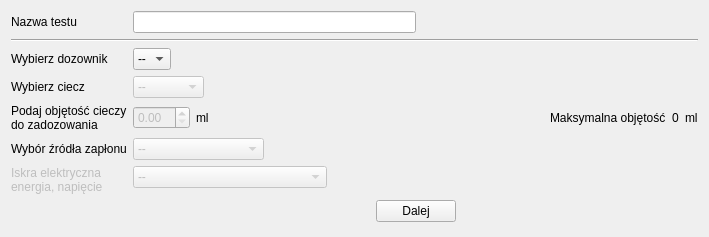
<?xml version="1.0" encoding="UTF-8"?>
<ui version="4.0">
 <class>NowyTest_1</class>
 <widget class="TestPage" name="NowyTest_1">
  <property name="geometry">
   <rect>
    <x>0</x>
    <y>0</y>
    <width>709</width>
    <height>237</height>
   </rect>
  </property>
  <property name="windowTitle">
   <string>Nowy Test</string>
  </property>
  <property name="title" stdset="0">
   <string>Identyfikacja</string>
  </property>
  <property name="subTitle" stdset="0">
   <string/>
  </property>
  <layout class="QFormLayout" name="formLayout">
   <item row="1" column="1">
    <layout class="QHBoxLayout" name="horizontalLayout_6">
     <item>
      <widget class="QLineEdit" name="nameTest"/>
     </item>
     <item>
      <spacer name="horizontalSpacer_2">
       <property name="orientation">
        <enum>Qt::Horizontal</enum>
       </property>
       <property name="sizeHint" stdset="0">
        <size>
         <width>40</width>
         <height>20</height>
        </size>
       </property>
      </spacer>
     </item>
    </layout>
   </item>
   <item row="2" column="0" colspan="2">
    <widget class="Line" name="line">
     <property name="minimumSize">
      <size>
       <width>15</width>
       <height>3</height>
      </size>
     </property>
     <property name="orientation">
      <enum>Qt::Horizontal</enum>
     </property>
    </widget>
   </item>
   <item row="5" column="1">
    <layout class="QHBoxLayout" name="horizontalLayout_5">
     <item>
      <widget class="QComboBox" name="cbDozownik">
       <item>
        <property name="text">
         <string>--</string>
        </property>
       </item>
       <item>
        <property name="text">
         <string>1</string>
        </property>
       </item>
       <item>
        <property name="text">
         <string>2</string>
        </property>
       </item>
       <item>
        <property name="text">
         <string>3</string>
        </property>
       </item>
       <item>
        <property name="text">
         <string>4</string>
        </property>
       </item>
       <item>
        <property name="text">
         <string>5</string>
        </property>
       </item>
      </widget>
     </item>
     <item>
      <spacer name="horizontalSpacer_3">
       <property name="orientation">
        <enum>Qt::Horizontal</enum>
       </property>
       <property name="sizeHint" stdset="0">
        <size>
         <width>40</width>
         <height>20</height>
        </size>
       </property>
      </spacer>
     </item>
    </layout>
   </item>
   <item row="7" column="1">
    <layout class="QHBoxLayout" name="horizontalLayout_4">
     <item>
      <widget class="QComboBox" name="cbCiecz">
       <property name="enabled">
        <bool>false</bool>
       </property>
       <item>
        <property name="text">
         <string>--</string>
        </property>
       </item>
       <item>
        <property name="text">
         <string>Ciecz 1</string>
        </property>
       </item>
       <item>
        <property name="text">
         <string>Ciecz 2</string>
        </property>
       </item>
       <item>
        <property name="text">
         <string>Ciecz 3</string>
        </property>
       </item>
      </widget>
     </item>
     <item>
      <spacer name="horizontalSpacer_4">
       <property name="orientation">
        <enum>Qt::Horizontal</enum>
       </property>
       <property name="sizeHint" stdset="0">
        <size>
         <width>40</width>
         <height>20</height>
        </size>
       </property>
      </spacer>
     </item>
    </layout>
   </item>
   <item row="9" column="1">
    <layout class="QHBoxLayout" name="horizontalLayout">
     <item>
      <widget class="QDoubleSpinBox" name="iloscCieczy">
       <property name="enabled">
        <bool>false</bool>
       </property>
      </widget>
     </item>
     <item>
      <widget class="QLabel" name="lunit">
       <property name="text">
        <string>ml</string>
       </property>
      </widget>
     </item>
     <item>
      <spacer name="horizontalSpacer">
       <property name="orientation">
        <enum>Qt::Horizontal</enum>
       </property>
       <property name="sizeHint" stdset="0">
        <size>
         <width>40</width>
         <height>20</height>
        </size>
       </property>
      </spacer>
     </item>
     <item>
      <widget class="QLabel" name="lMaxvalue">
       <property name="text">
        <string>Maksymalna objętość</string>
       </property>
      </widget>
     </item>
     <item>
      <widget class="QLabel" name="maxcieczy">
       <property name="text">
        <string>0</string>
       </property>
      </widget>
     </item>
     <item>
      <widget class="QLabel" name="lunit2">
       <property name="text">
        <string>ml</string>
       </property>
      </widget>
     </item>
    </layout>
   </item>
   <item row="11" column="1">
    <layout class="QHBoxLayout" name="horizontalLayout_3">
     <item>
      <widget class="QComboBox" name="cbZaplon">
       <property name="enabled">
        <bool>false</bool>
       </property>
       <item>
        <property name="text">
         <string>--</string>
        </property>
       </item>
       <item>
        <property name="text">
         <string>Iskra elektryczna</string>
        </property>
       </item>
       <item>
        <property name="text">
         <string>Iskra mechaniczna</string>
        </property>
       </item>
       <item>
        <property name="text">
         <string>Płomień</string>
        </property>
       </item>
      </widget>
     </item>
     <item>
      <spacer name="horizontalSpacer_5">
       <property name="orientation">
        <enum>Qt::Horizontal</enum>
       </property>
       <property name="sizeHint" stdset="0">
        <size>
         <width>40</width>
         <height>20</height>
        </size>
       </property>
      </spacer>
     </item>
    </layout>
   </item>
   <item row="13" column="1">
    <layout class="QHBoxLayout" name="horizontalLayout_2">
     <item>
      <widget class="QComboBox" name="cbenergiaIskry">
       <property name="enabled">
        <bool>false</bool>
       </property>
       <item>
        <property name="text">
         <string>--</string>
        </property>
       </item>
       <item>
        <property name="text">
         <string>Energia wybierana manualnie</string>
        </property>
       </item>
       <item>
        <property name="text">
         <string>Przełącznik mechaniczny</string>
        </property>
       </item>
      </widget>
     </item>
     <item>
      <spacer name="horizontalSpacer_6">
       <property name="orientation">
        <enum>Qt::Horizontal</enum>
       </property>
       <property name="sizeHint" stdset="0">
        <size>
         <width>40</width>
         <height>20</height>
        </size>
       </property>
      </spacer>
     </item>
    </layout>
   </item>
   <item row="14" column="1">
    <layout class="QHBoxLayout" name="horizontalLayout_7">
     <item>
      <spacer name="horizontalSpacer_7">
       <property name="orientation">
        <enum>Qt::Horizontal</enum>
       </property>
       <property name="sizeHint" stdset="0">
        <size>
         <width>40</width>
         <height>20</height>
        </size>
       </property>
      </spacer>
     </item>
     <item>
      <widget class="QPushButton" name="pbNext">
       <property name="text">
        <string>Dalej</string>
       </property>
      </widget>
     </item>
     <item>
      <spacer name="horizontalSpacer_8">
       <property name="orientation">
        <enum>Qt::Horizontal</enum>
       </property>
       <property name="sizeHint" stdset="0">
        <size>
         <width>40</width>
         <height>20</height>
        </size>
       </property>
      </spacer>
     </item>
    </layout>
   </item>
   <item row="1" column="0">
    <widget class="QLabel" name="label">
     <property name="text">
      <string>Nazwa testu</string>
     </property>
    </widget>
   </item>
   <item row="5" column="0">
    <widget class="QLabel" name="lchDozownik">
     <property name="text">
      <string>Wybierz dozownik</string>
     </property>
    </widget>
   </item>
   <item row="7" column="0">
    <widget class="QLabel" name="lchCiecz">
     <property name="text">
      <string>Wybierz ciecz</string>
     </property>
    </widget>
   </item>
   <item row="9" column="0">
    <widget class="QLabel" name="lbojetoscicieczy">
     <property name="text">
      <string>Podaj objętość cieczy
do zadozowania</string>
     </property>
    </widget>
   </item>
   <item row="11" column="0">
    <widget class="QLabel" name="lzaplon">
     <property name="text">
      <string>Wybór źródła zapłonu</string>
     </property>
    </widget>
   </item>
   <item row="13" column="0">
    <widget class="QLabel" name="liskra">
     <property name="enabled">
      <bool>false</bool>
     </property>
     <property name="text">
      <string>Iskra elektryczna
energia, napięcie</string>
     </property>
    </widget>
   </item>
  </layout>
 </widget>
 <customwidgets>
  <customwidget>
   <class>TestPage</class>
   <extends>QWidget</extends>
   <header>testpage.h</header>
   <container>1</container>
  </customwidget>
 </customwidgets>
 <resources/>
 <connections/>
</ui>
